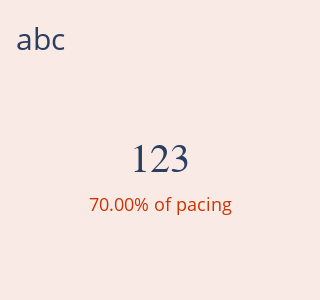

Notebook source saved alongside this figure:
### Code cell
plots.create_big_number(title='abc', large_number=123, pacing=.7)

### Figure 1 — Plotly figure (JSON) as saved in the notebook; plotly's stock layout.template omitted (floating-point values rounded to 4 significant figures)
{"data": [{"hole": 1, "hoverinfo": "none", "labels": ["Results"], "textinfo": "none", "type": "pie", "values": [100]}], "layout": {"annotations": [{"font": {"family": "Arial", "size": 40}, "showarrow": false, "text": "123", "x": 0.5, "y": 0.5}, {"font": {"color": "#cc3300", "size": 18}, "showarrow": false, "text": "70.00% of pacing", "x": 0.5, "y": 0.02}], "height": 300, "paper_bgcolor": "#f9eae5", "showlegend": false, "title": {"font": {"size": 30}, "text": "abc"}, "width": 280}}
